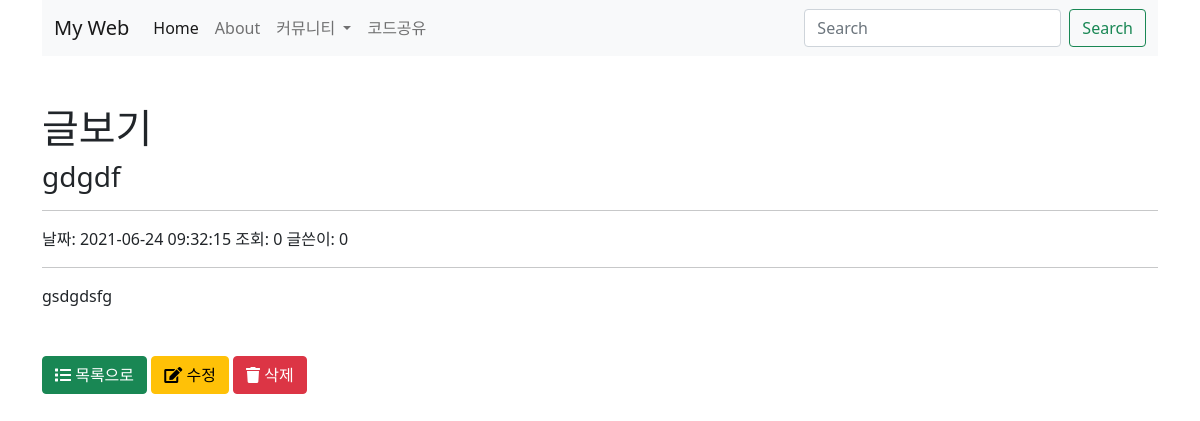
The app's page /web/boardview.php?id=108 with its own data.
### tables this page shows
CREATE TABLE `board` (
  `id` int(11) NOT NULL,
  `title` varchar(100) NOT NULL,
  `content` text NOT NULL,
  `file` varchar(100) NOT NULL DEFAULT '',
  `created_at` datetime NOT NULL DEFAULT current_timestamp(),
  `user_id` int(11) NOT NULL DEFAULT 0,
  `hit` int(11) NOT NULL DEFAULT 0
);

### web/boardview.php (the view, shortened to what this page needs)
<?php
require_once("header.php");
$id = isset($_GET['id']) ? (int)$_GET['id'] : 0;
$title = "";
$content = "";
$user_id = 0;
$hit = 0;
$created_at = "";
if( $id ) {
	$sql = "SELECT * FROM board WHERE id=:id";
	if( $rs = $db->prepare($sql) ) {
		$rs->bindParam(":id", $id);
		if( $rs->execute() ) {
			if( $data = $rs->fetch() ) {
				$title = $data['title'];
				$content = $data['content'];
				$user_id = $data['user_id'];
				$hit = $data['hit'];
				$created_at = $data['created_at'];
			}
		}
	}
}
?>
<h1 class="mt-5">글보기</h1>
<h3><?=$title?></h3>
<hr>
<p>
	날짜: <?=$created_at?>
	조회: <?=$hit?>
	글쓴이: <?=$user_id?>
</p>
<hr>
<p class="mb-5"><?=nl2br($content)?></p>
<a href="/board.php" class="btn btn-success">
	<i class="fas fa-list"></i>
	목록으로
</a>
<a href="/boardedit.php?id=<?=$id?>" class="btn btn-warning">
	<i class="fas fa-edit"></i>
	수정
</a>
<a href="<?=$id?>" class="board-del btn btn-danger">
	<i class="fas fa-trash"></i>
	삭제
</a>
<p class="mb-5">&nbsp;</p>
<?php
require_once("footer.php");

### records on screen
board: title "gdgdf", created_at "2021-06-24 09:32:15", hit "0", user "0", content "gsdgdsfg"
